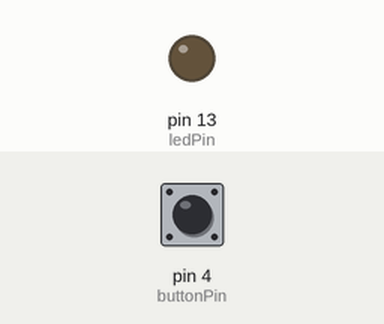
This sketch was run on a simulated Arduino Uno, built with avr-gcc and run on an emulated ATmega328P. Parts: output pins drawn as LEDs (lit = HIGH). The test bench sets the inputs (shaded band); at power-on: pin 4 (buttonPin) HIGH.

Above: at 1.8 s.
1.9 s: pin 4 (buttonPin) pulled LOW for 0.6 s
At 2.4 s:
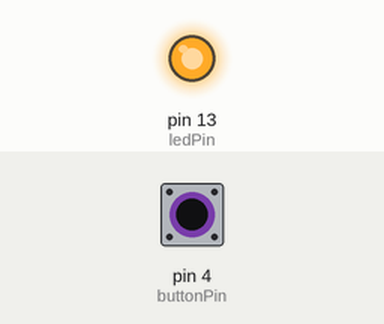
4.0 s: pin 4 (buttonPin) pulled LOW for 3.2 s
At 8.0 s:
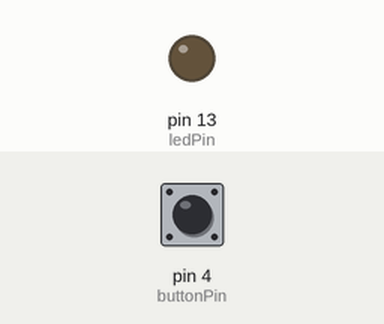
Timing chart, 0 to 9.5 s (numbered marks = the images above; inputs shaded):
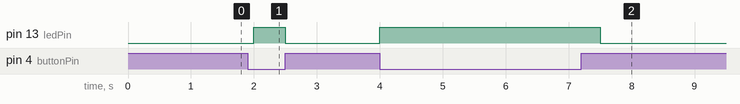

The sketch:

05.SwitchButton.ino
```cpp
/*
  D7(13)  -> LED(ANODE) ขายาว
  D2(4)   -> Switch Button (กดติดปล่อยดับ)

  G   -> LED(CATHODE) ขาสั้น และ Switch Button
*/

const int ledPin = 13; //D7 = 13
const int buttonPin = 4; //D2 = 4

int timeOff = 500;

void setup() {
  pinMode(ledPin, OUTPUT);
  pinMode(buttonPin, INPUT);
}

void loop() {
  int buttonState = digitalRead(buttonPin);

  if(buttonState == LOW){       //กด
    digitalWrite(ledPin, HIGH);
  } else {                      //ปล่อย
    digitalWrite(ledPin, LOW);
  }

  delay(timeOff);
}
```

Measured:
- after the input at 1.9 s, pin 13 (ledPin): LOW → HIGH after 0.10 s, → LOW 0.50 s later
- after the input at 4.0 s, pin 13 (ledPin): LOW → HIGH at once, → LOW 3.5 s later
